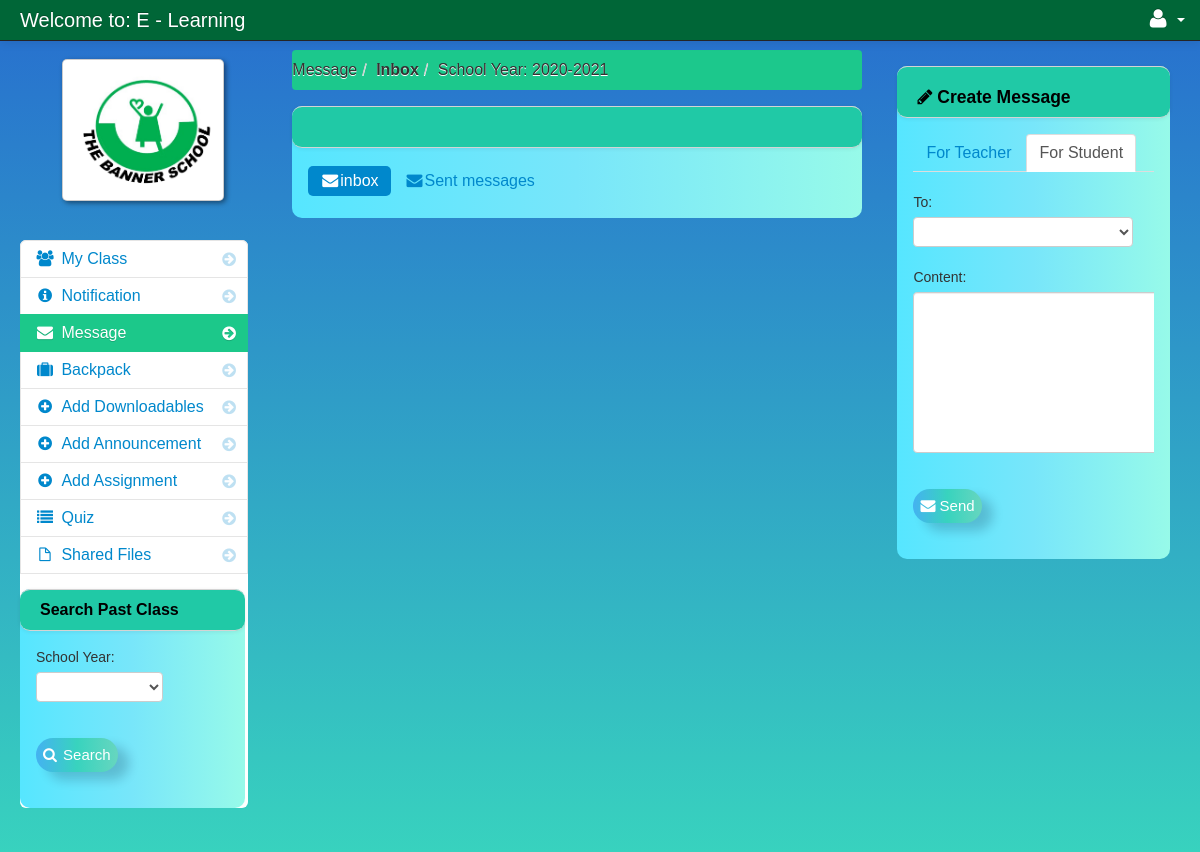
Page /portal/home/teacher_message_teacher.php (signed in) on the committed database.
### tables this page shows
CREATE TABLE IF NOT EXISTS `teacher` (
  `teacher_id` int(11) NOT NULL AUTO_INCREMENT,
  `username` varchar(100) NOT NULL,
  `password` varchar(200) NOT NULL,
  `first_name` varchar(100) NOT NULL,
  `last_name` varchar(100) NOT NULL,
  `department_id` int(11) NOT NULL,
  `location` varchar(200) NOT NULL,
  `about` varchar(500) NOT NULL,
  `teacher_status` varchar(20) NOT NULL,
  `teacher_stat` varchar(100) NOT NULL,
  PRIMARY KEY (`teacher_id`)
);

CREATE TABLE IF NOT EXISTS `school_year` (
  `school_year_id` int(11) NOT NULL AUTO_INCREMENT,
  `school_year` varchar(100) NOT NULL,
  PRIMARY KEY (`school_year_id`)
);

### portal/home/session.php (called while the page is built, shortened)
<?php
$session_id=$_SESSION['id'];
?>

### portal/home/create_message_teacher.php (the view, shortened to what this page needs)
<div class="span3" id="">
	<div class="row-fluid">
                        <div class="block">
                            <div class="navbar navbar-inner block-header">
                                <div id="" class="muted pull-left"><h4><i class="icon-pencil"></i> Create Message</h4></div>
                            </div>
                            <div class="block-content collapse in">
                                <div class="span12">
									<ul class="nav nav-tabs">
										<li>
											<a href="teacher_message.php">For Teacher</a>
										</li>
										<li class="active"><a href="teacher_message_teacher.php">For Student</a></li>
									</ul>
								<form method="post" id="send_message_student">
									<div class="control-group">
											<label>To:</label>
                                          <div class="controls">
                                            <select name="student_id"  class="chzn-select" required>
                                             	<option></option>
											<?php
											$query = mysql_query("select * from teacher_class_student
																  LEFT JOIN student ON student.student_id = teacher_class_student.student_id
											 group by teacher_class_student.student_id order by firstname ASC");
											while($row = mysql_fetch_array($query)){
											?>
											<option value="<?php echo $row['student_id']; ?>"><?php echo $row['firstname']; ?> <?php echo $row['lastname']; ?> </option>
											<?php } ?>
                                            </select>
                                          </div>
                                        </div>
										<div class="control-group">
											<label>Content:</label>
                                          <div class="controls">
											<textarea name="my_message" class="my_message" required></textarea>
                                          </div>
                                        </div>
										<div class="control-group">
                                          <div class="controls">
												<button  class="buttons"><i class="icon-envelope-alt"></i> Send </button>
                                          </div>
                                        </div>
                                </form>
								</div>
                            </div>
                        </div>
	</div>
</div>

### portal/home/teacher_message_teacher.php (shortened to what this page needs)
<?php include('session.php'); ?>
<?php include('header_dashboard.php'); ?>
    <body>
		<?php include('navbar_teacher.php'); ?>
        <div class="container-fluid">
            <div class="row-fluid">
				<?php include('teacher_message_sidebar.php'); ?>
                <div class="span6" id="content">
                     <div class="row-fluid">
					     <ul class="breadcrumb">
								<?php
								$school_year_query = mysql_query("select * from school_year order by school_year DESC")or die(mysql_error());
								$school_year_query_row = mysql_fetch_array($school_year_query);
								?>
								<li><a href="#">Message</a><span class="divider">/</span></li>
								<li><a href="#"><b>Inbox</b></a><span class="divider">/</span></li>
								<li><a href="#">School Year: <?php echo $school_year_query_row['school_year']; ?></a></li>
						</ul>
                        <div id="block_bg" class="block">
                            <div class="navbar navbar-inner block-header">
                            </div>
                            <div class="block-content collapse in">
                                <div class="span12">
										<ul class="nav nav-pills">
										<li class="active">
										<a href="teacher_message.php"><i class="icon-envelope-alt"></i>inbox</a>
										</li>
										<li class="">
										<a href="sent_message.php"><i class="icon-envelope-alt"></i>Sent messages</a>
										</li>
										</ul>
                                </div>
                            </div>
                        </div>
                    </div>
                </div>
				<?php include('create_message_teacher.php') ?>
            </div>
        </div>
		<?php include('script.php'); ?>
    </body>
</html>

### portal/home/teacher_message_sidebar.php (shortened to what this page needs)
<div class="span3" id="sidebar">
	<img id="avatar" class="img-polaroid" src="../admin/<?php echo $row['location']; ?>">
	<ul class="nav nav-list bs-docs-sidenav nav-collapse collapse">
		<li class=""><a href="dasboard_teacher.php"><i class="icon-chevron-right"></i><i class="icon-group"></i>&nbsp;My Class</a></li>
		<li class=""><a href="notification_teacher.php"><i class="icon-chevron-right"></i><i class="icon-info-sign"></i>&nbsp;Notification
		</a></li>
		<li class="active"><a href="teacher_message.php"><i class="icon-chevron-right"></i><i class="icon-envelope-alt"></i>&nbsp;Message</a></li>
		<li class=""><a href="teacher_backack.php"><i class="icon-chevron-right"></i><i class="icon-suitcase"></i>&nbsp;Backpack</a></li>
		<li class=""><a href="add_downloadable.php"><i class="icon-chevron-right"></i><i class="icon-plus-sign"></i>&nbsp;Add Downloadables</a></li>
		<li class=""><a href="add_announcement.php"><i class="icon-chevron-right"></i><i class="icon-plus-sign"></i>&nbsp;Add Announcement</a></li>
		<li class=""><a href="add_assignment.php"><i class="icon-chevron-right"></i><i class="icon-plus-sign"></i>&nbsp;Add Assignment</a></li>
		<li class=""><a href="quizlog.php"><i class="icon-chevron-right"></i><i class="icon-list"></i>&nbsp;Quiz</a></li>
		<li class=""><a href="teacher_share.php"><i class="icon-chevron-right"></i><i class="icon-file"></i>&nbsp;Shared Files</a></li>
	<?php include('search_other_class.php'); ?>
</div>

### portal/admin/assets/styles.css (style rules this page uses)
body { padding-top: 50px; padding-bottom: 500px; background: linear-gradient(to top, #32be32 -50%, #38d3be, #224fd4 120%); background-repeat: repeat; }
.buttons { display: inline-block; border-radius: 25px; outline: none; border: none; background-image: linear-gradient(to right, #44b2f1, #38d3be, #20c9a6a8); box-shadow: 11px 8px 11px 0px rgba(5, 16, 44, .19); padding: 7px; font-size: 15px; color: #fff; font-family: 'Poppins', sans-serif; margin: 1rem 0; cursor: pointer; transition: .7s; }
#content { margin-left: 0px; padding-right: 5px; }
.breadcrumb { margin: 0 0 0px; padding: 10px 0px; background-color: #1CC88C; }
.block { background-image: linear-gradient(to left, #97fae9, #78e6fa, #56e6ff); border-radius: 10px 10px 10px 10px; margin: 1em 0em; border-top: none; -webkit-box-shadow: 2px 2px 5px #0005a9(0, 0, 6, 0.75); -moz-box-shadow: 2px 2px 5px #0005a9(0, 0, 6, 0.75); box-shadow: 2px 2px 5px #0005a9(0, 0, 6, 0.75); }
.block-content { margin: 1em; min-height: .25em; -webkit-box-shadow: 2px 2px 5px #0005a9(0, 0, 6, 0.75); -moz-box-shadow: 2px 2px 5px #0005a9(0, 0, 6, 0.75); box-shadow: 2px 2px 5px #0005a9(0, 0, 6, 0.75); }
.block-header { margin-bottom: 0px; border-right: none; border-left: none; -webkit-border-radius: 0px; -moz-border-radius: 0px; border-radius: 10px 10px 10px 10px; background-color: #20c9a6; }
.block-header div { padding-top: 10px; }
.bs-docs-sidenav { max-width: 228px; margin: 30px 0 0; padding: 0; background-color: #fff; -webkit-border-radius: 6px; -moz-border-radius: 6px; border-radius: 6px; -webkit-box-shadow: 0 1px 4px #0005a9(0, 0, 0, .065); -moz-box-shadow: 0 1px 4px #0005a9(0, 0, 0, .065); box-shadow: 0 1px 4px #0005a9(0, 0, 0, .065); }
.bs-docs-sidenav>li>a { display: block; width: 190px \9; margin: 0 0 -1px; padding: 8px 14px; border: 1px solid #e5e5e5; }
.bs-docs-sidenav>li:first-child>a { -webkit-border-radius: 6px 6px 0 0; -moz-border-radius: 6px 6px 0 0; border-radius: 6px 6px 0 0; }
.bs-docs-sidenav>.active>a { position: relative; z-index: 2; padding: 9px 15px; border: 0; text-shadow: 0 1px 0 rgba(0, 0, 0, .15); -webkit-box-shadow: inset 1px 0 0 rgba(0, 0, 0, .1), inset -1px 0 0 #0005a9(0, 0, 0, .1); -moz-box-shadow: inset 1px 0 0 rgba(0, 0, 0, .1), inset -1px 0 0 #0005a9(0, 0, 0, .1); box-shadow: inset 1px 0 0 rgba(0, 0, 0, .1), inset -1px 0 0 #0005a9(0, 0, 0, .1); }
.bs-docs-sidenav .icon-chevron-right { float: right; margin-top: 2px; margin-right: -6px; opacity: .25; }
.bs-docs-sidenav .active .icon-chevron-right, .bs-docs-sidenav .active a:hover .icon-chevron-right { opacity: 1; }

### rows in the picture
teacher: location (picture)
school_year: school_year "2020-2021"
